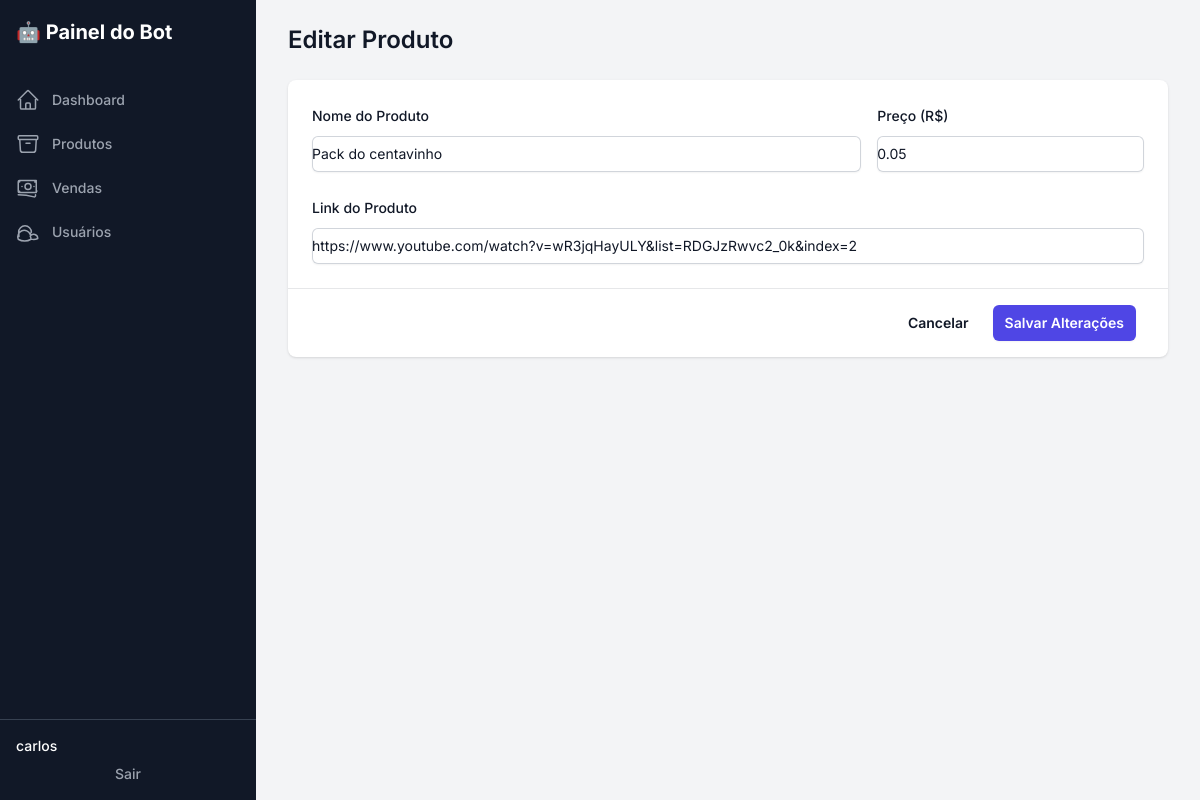
The page /edit_product/7 (signed in) on the database as committed earlier.
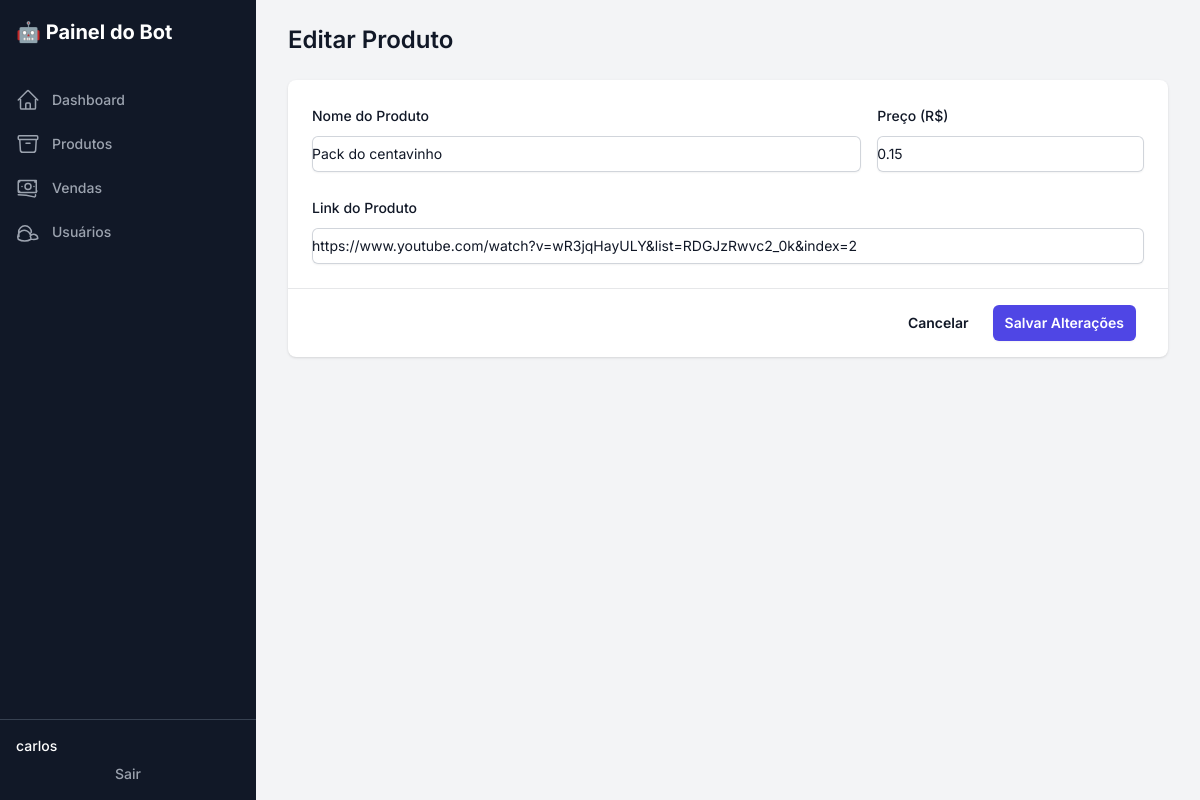
The same page on the database as committed later.
### tables this page shows
CREATE TABLE produtos (
    id INTEGER PRIMARY KEY AUTOINCREMENT,
    nome TEXT NOT NULL,
    preco REAL NOT NULL,
    link TEXT NOT NULL
);

### app.py (the view, shortened to what this page needs)
@app.route('/edit_product/<int:id>', methods=['GET', 'POST'])
def edit_product(id):
    if not session.get('logged_in'): return redirect(url_for('login'))
    conn = get_db_connection()
    produto = conn.execute('SELECT * FROM produtos WHERE id = ?', (id,)).fetchone()
    conn.close()
    return render_template('edit_product.html', produto=produto)

### app.py (called while the page is built)
def get_db_connection():
    conn = sqlite3.connect(DB_NAME)
    conn.row_factory = sqlite3.Row
    return conn

### templates/edit_product.html (shortened to what this page needs)
{% extends "layout.html" %}
{% block content %}
<h1 class="text-2xl font-semibold text-gray-900">Editar Produto</h1>
<div class="mt-6 bg-white shadow sm:rounded-lg">
  <form action="{{ url_for('edit_product', id=produto.id) }}" method="POST">
    <div class="px-4 py-5 sm:p-6">
      <div class="grid grid-cols-1 gap-y-6 gap-x-4 sm:grid-cols-6">
        <div class="sm:col-span-4">
          <label for="nome" class="block text-sm font-medium leading-6 text-gray-900">Nome do Produto</label>
          <div class="mt-2">
            <input type="text" name="nome" id="nome" value="{{ produto.nome }}" required class="block w-full rounded-md border-0 py-1.5 text-gray-900 shadow-sm ring-1 ring-inset ring-gray-300 placeholder:text-gray-400 focus:ring-2 focus:ring-inset focus:ring-indigo-600 sm:text-sm sm:leading-6">
          </div>
        </div>
        <div class="sm:col-span-2">
          <label for="preco" class="block text-sm font-medium leading-6 text-gray-900">Preço (R$)</label>
          <div class="mt-2">
            <input type="number" step="0.01" name="preco" id="preco" value="{{ produto.preco }}" required class="block w-full rounded-md border-0 py-1.5 text-gray-900 shadow-sm ring-1 ring-inset ring-gray-300 placeholder:text-gray-400 focus:ring-2 focus:ring-inset focus:ring-indigo-600 sm:text-sm sm:leading-6">
          </div>
        </div>
        <div class="sm:col-span-6">
          <label for="link" class="block text-sm font-medium leading-6 text-gray-900">Link do Produto</label>
          <div class="mt-2">
            <input type="text" name="link" id="link" value="{{ produto.link }}" required class="block w-full rounded-md border-0 py-1.5 text-gray-900 shadow-sm ring-1 ring-inset ring-gray-300 placeholder:text-gray-400 focus:ring-2 focus:ring-inset focus:ring-indigo-600 sm:text-sm sm:leading-6">
          </div>
        </div>
      </div>
    </div>
    <div class="flex items-center justify-end gap-x-6 border-t border-gray-900/10 px-4 py-4 sm:px-8">
      <a href="{{ url_for('produtos') }}" class="text-sm font-semibold leading-6 text-gray-900">Cancelar</a>
      <button type="submit" class="rounded-md bg-indigo-600 px-3 py-2 text-sm font-semibold text-white shadow-sm hover:bg-indigo-500 focus-visible:outline focus-visible:outline-2 focus-visible:outline-offset-2 focus-visible:outline-indigo-600">Salvar Alterações</button>
    </div>
  </form>
</div>
{% endblock %}

Rows that differ between the two databases and show on the page:
changed produtos "Pack do centavinho": preco "0.05" → "0.15"
